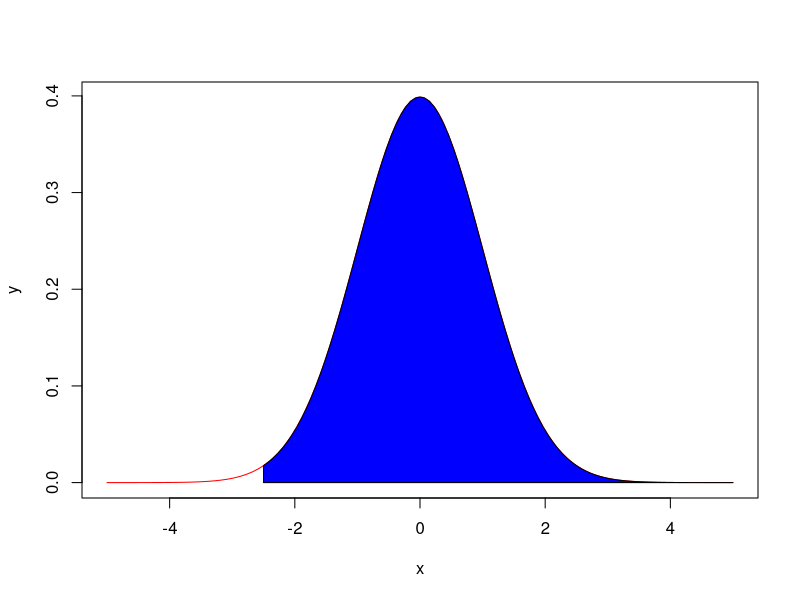

The R script that drew this image:
x=seq(-5,5,length=100)
y=dnorm(x,mean=0,sd=1)
plot(x,y,type="l",col="red")
x=seq(-2.5,5,length=100)
y=dnorm(x,mean=0,sd=1)
polygon(c(-2.5,x,5),c(0,y,0),col="blue")
pnorm(2.5,mean=0,sd=1)